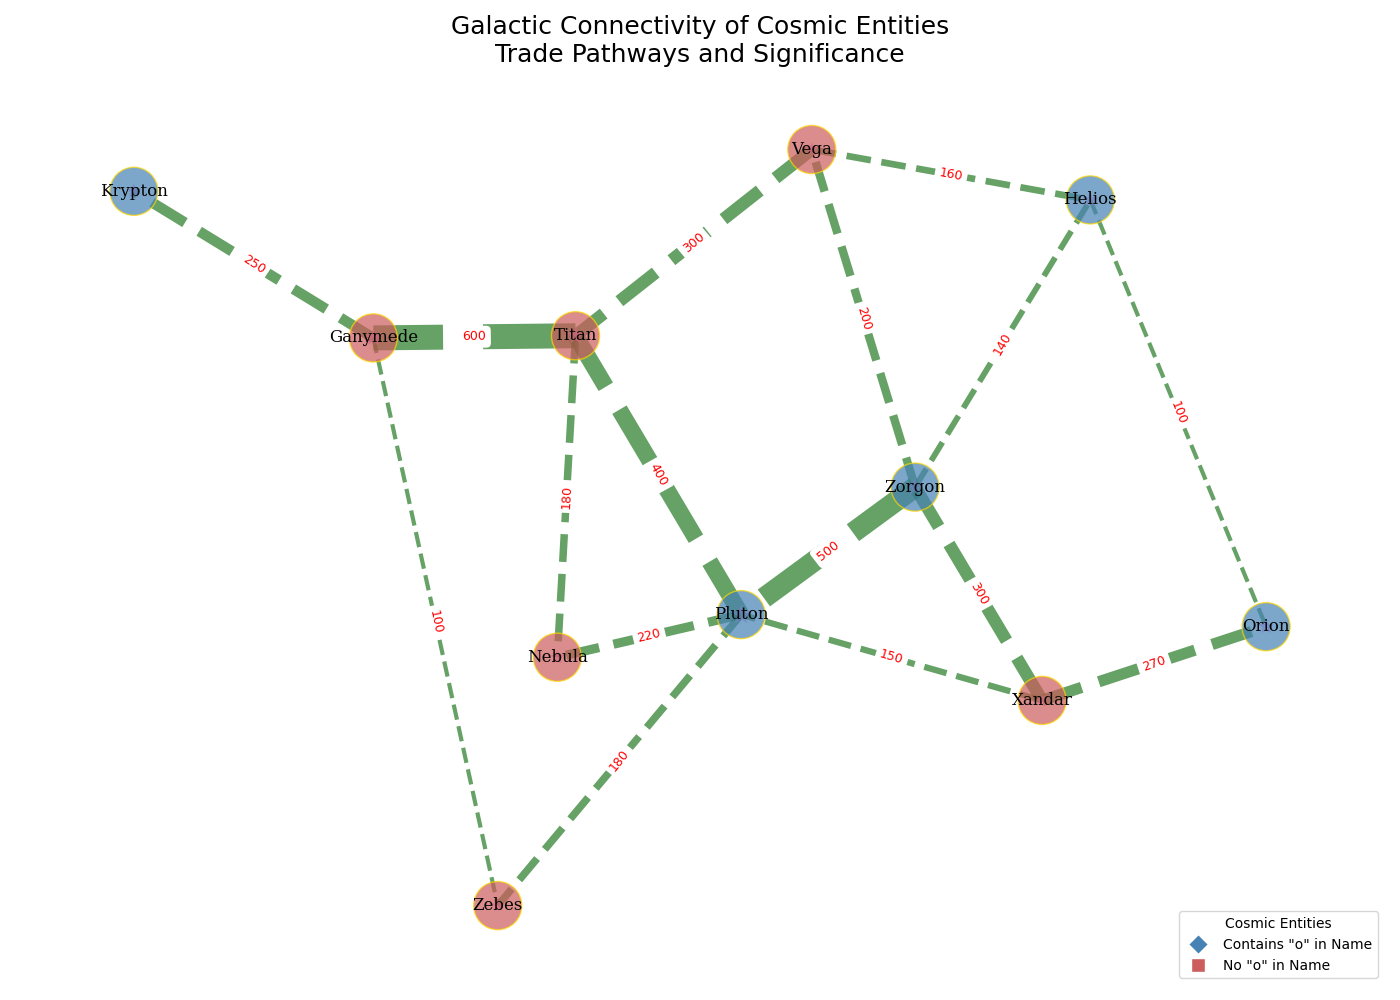

Here is the Python script that generated this plot:
import matplotlib.pyplot as plt
import networkx as nx
import numpy as np

# Additional nodes added to dataset
nodes = {
    'Zorgon': (1, 3),
    'Xandar': (0, 1),
    'Pluton': (2, 4),
    'Vega': (1, 0),
    'Titan': (3, 1),
    'Ganymede': (4, 3),
    'Zebes': (5, 1),
    'Krypton': (3, 4),
    'Helios': (0, 3),
    'Nebula': (2, 0),  # New node
    'Orion': (4, 4)  # New node
}

# Additional edges connecting new nodes
edges = [
    ('Zorgon', 'Xandar', 300),
    ('Zorgon', 'Pluton', 500),
    ('Zorgon', 'Vega', 200),
    ('Xandar', 'Pluton', 150),
    ('Pluton', 'Titan', 400),
    ('Titan', 'Ganymede', 600),
    ('Ganymede', 'Zebes', 100),
    ('Krypton', 'Ganymede', 250),
    ('Zebes', 'Pluton', 180),
    ('Vega', 'Titan', 300),
    ('Helios', 'Vega', 160),
    ('Helios', 'Zorgon', 140),
    ('Nebula', 'Pluton', 220),  # New edge
    ('Nebula', 'Titan', 180),   # New edge
    ('Orion', 'Xandar', 270),   # New edge
    ('Orion', 'Helios', 100)    # New edge
]

G = nx.Graph()
G.add_nodes_from(nodes.keys())
G.add_weighted_edges_from(edges)

pos = nx.spring_layout(G, seed=42)

plt.figure(figsize=(14, 10))

node_color_map = ['steelblue' if 'o' in planet.lower() else 'indianred' for planet in G.nodes]
nx.draw_networkx_nodes(G, pos, node_size=1200, node_color=node_color_map, alpha=0.7, edgecolors='gold')

edge_width = [0.03 * G[u][v]['weight'] for u, v in G.edges]
nx.draw_networkx_edges(G, pos, width=edge_width, edge_color='darkgreen', style='dashed', alpha=0.6)

nx.draw_networkx_labels(G, pos, font_size=12, font_family="serif", font_weight='normal')

edge_labels = nx.get_edge_attributes(G, 'weight')
nx.draw_networkx_edge_labels(G, pos, edge_labels=edge_labels, font_size=9, font_color='red')

legend_elements = [
    plt.Line2D([0], [0], marker='D', color='w', markerfacecolor='steelblue', markersize=10, label='Contains "o" in Name'),
    plt.Line2D([0], [0], marker='s', color='w', markerfacecolor='indianred', markersize=10, label='No "o" in Name')
]
plt.legend(handles=legend_elements, title='Cosmic Entities', loc='lower right')

economic_significance = [120, 50, 180, 70, 130, 110, 60, 90, 100, 85, 95]  # Extended list for added nodes
scatter_x = np.array([pos[node][0] for node in G.nodes])
scatter_y = np.array([pos[node][1] for node in G.nodes])
plt.scatter(scatter_x, scatter_y, s=economic_significance, c='violet', alpha=0.5, label='Significance Rating', marker='*')

plt.title("Galactic Connectivity of Cosmic Entities\nTrade Pathways and Significance", fontsize=18, fontweight='medium')
plt.axis('off')
plt.tight_layout()

plt.show()
